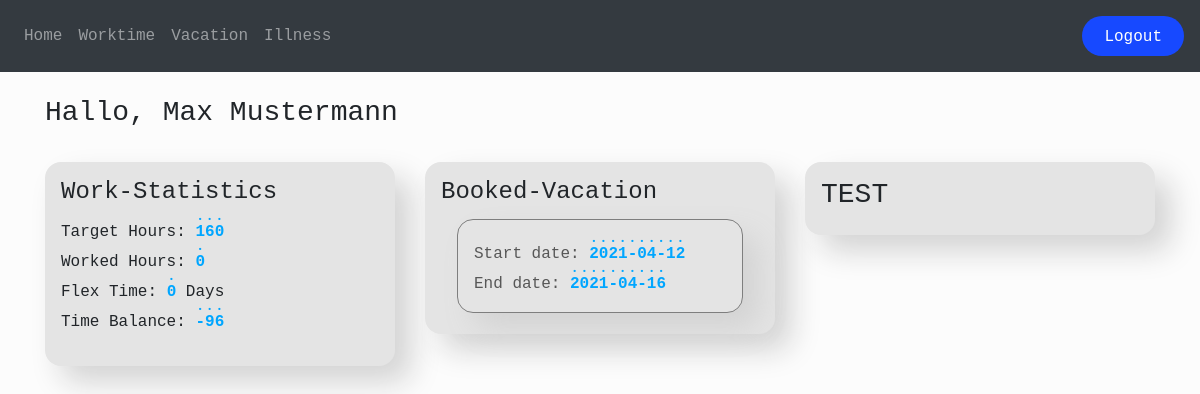
The page /home (signed in) on the database as committed earlier.
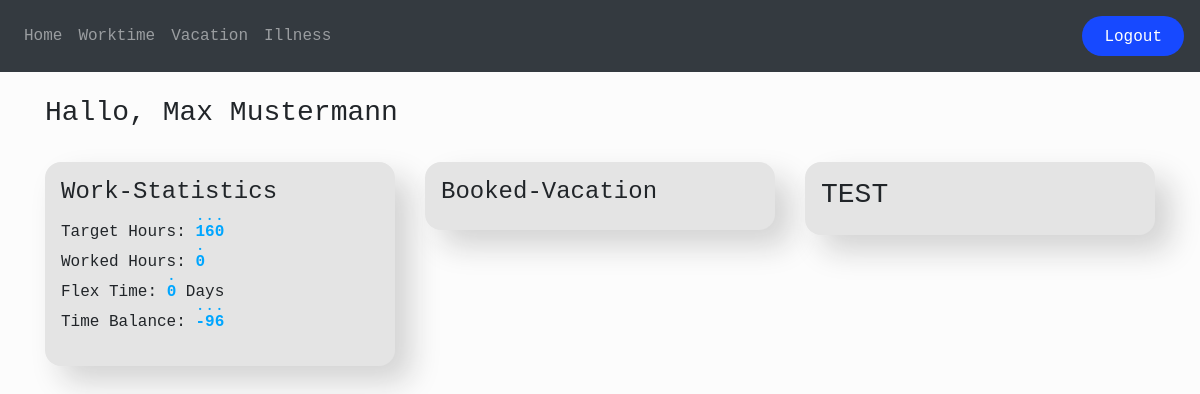
The same page on the database as committed later.
### app/models.py (models this page shows, shortened)
class Vacation(db.Model):
    id = db.Column(db.Integer, primary_key=True)
    start_date = db.Column(db.Date)
    end_date = db.Column(db.Date)
    user_id = db.Column(db.Integer, db.ForeignKey('user.id'))
    approved = db.Column(db.Boolean, default=False)

### app/views.py (the view)
@views.route('/home')
@login_required
def home():
    user = User.query.filter_by(id=session.get('user_id')).first()
    today = date.today()
    first_date = date.today().replace(day=1)
    hours_till_today = get_workdays(first_date, today) * 8
    requests = Vacation.query.filter_by(user_id=user.id).all()
    return render_template('home.html', full_name=session.get('full_name'), user=current_user, roles_id=session.get('roles_id'), user_data=user, hours_till_today=hours_till_today, requests=requests)

### app/__init__.py (called while the page is built)
def create_app():
    app = Flask(__name__)
    app.config['SECRET_KEY'] = '9QxEIB84nNKgxjz9ahPjM2HRtwrERAli4PGtjRjV'
    app.config['SQLALCHEMY_DATABASE_URI'] = f'sqlite:///{DB_NAME}'
    app.config['SQLALCHEMY_TRACK_MODIFICATIONS'] = False
    db.init_app(app)
    from .auth import auth
    from .views import views
    from .worktime import work
    from .vacation import vac
    from .illness import ill
    app.register_blueprint(auth)
    app.register_blueprint(views)
    app.register_blueprint(work)
    app.register_blueprint(vac)
    app.register_blueprint(ill)
    from .models import User
    create_database(app=app)
    login_manager = LoginManager()
    login_manager.login_view = 'auth.login'
    login_manager.init_app(app)
    @login_manager.user_loader
    def load_user(id):
        return User.query.get(int(id))
    return app

### app/templates/home.html (shortened to what this page needs)
{% extends 'base.html' %}
{% block page_header %}
<h3>Hallo, {{full_name}}</h3>
<br>
{% endblock page_header %}
{% block content %}
<div class="container">
    <div class="row">
        <div class="col-md-4">
            <div class="vacation-requests-personal">
                <h4>Work-Statistics</h4>
                <p>
                    Target Hours: <span class="data-visualisation"><strong>
                            {{user_data.target_hours}}</strong></span><br>
                    Worked Hours: <span
                        class="data-visualisation"><strong>{{user_data.worked_hours}}</strong></span><br>
                    Flex Time: <span class="data-visualisation"><strong>{{user_data.flex_time}}</strong></span> Days<br>
                    Time Balance: <span
                        class="data-visualisation"><strong>{{user_data.worked_hours-hours_till_today}}</strong></span>
                    <br>
                </p>
            </div>
        </div>
        <div class="col-md-4">
            <div class="vacation-requests-personal">
                <div class="content-section">
                    <h4>Booked-Vacation</h4>
                    <ul class="list-group">
                        {% for request in requests %}
                        {% if request.approved == True %}
                        <li class="list-group-item list-group-item-light individual-vacation-request" style="border-radius: 1em; margin:5px 1em">
                            Start date: <strong><span class="data-visualisation">{{request.start_date}}</span></strong>
                            <br>
                            End date: <strong><span class="data-visualisation">{{request.end_date}}</span></strong>
                            <br>
                        </li>
                        {% endif %}
                        {% endfor %}
                    </ul>
                </div>
            </div>
        </div>
        <div class="col-md-4">
            <div class="vacation-requests-personal">
                <h3>TEST</h3>
            </div>
        </div>
    </div>
</div>
{% endblock content %}

Rows that differ between the two databases and show on the page:
no longer on this page (row edited): Vacation: start_date "2021-04-12", end_date "2021-04-16"
